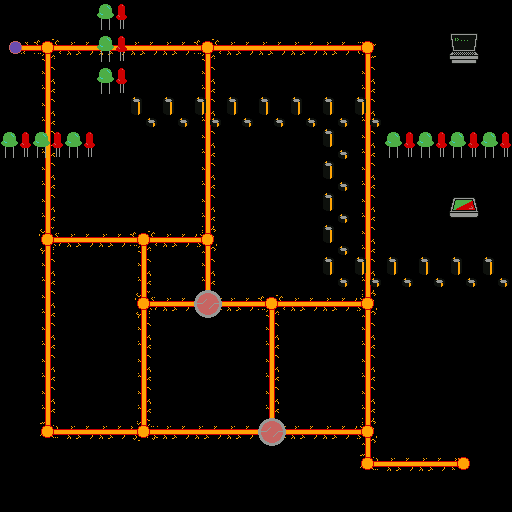

A level layout from a 2D game, rendered from its tile map. Below: a short description, then the map file with its tile-grid data intact:
An orthogonal 16x16 tile map with 32x32 px tiles, 3 tile layers (p, n, d) and 10 objects (3x G, 2x P, bS, pS, bG, ...).

<map version="1.4" tiledversion="1.4.2" orientation="orthogonal" renderorder="right-down" width="16" height="16" tilewidth="32" tileheight="32" infinite="0" nextlayerid="7" nextobjectid="13">
 <editorsettings>
  <export target="../json/level4.json" format="json" />
 </editorsettings>
 <tileset firstgid="1" source="a.tsx" />
 <layer id="4" name="p" width="16" height="16">
  <data encoding="csv">
0,0,0,0,0,0,0,0,0,0,0,0,0,0,0,0,
52,1610612787,49,49,49,49,1610612787,49,49,49,49,53,0,0,0,0,
0,1610612785,0,0,0,0,1610612785,0,0,0,0,1610612785,0,0,0,0,
0,1610612785,0,0,0,0,1610612785,0,0,0,0,1610612785,0,0,0,0,
0,1610612785,0,0,0,0,1610612785,0,0,0,0,1610612785,0,0,0,0,
0,1610612785,0,0,0,0,1610612785,0,0,0,0,1610612785,0,0,0,0,
0,1610612785,0,0,0,0,1610612785,0,0,0,0,1610612785,0,0,37,0,
0,3221225523,49,49,1610612787,49,51,0,0,0,0,1610612785,0,0,0,0,
0,1610612785,0,0,1610612785,0,1610612785,0,0,0,0,1610612785,0,0,0,0,
0,1610612785,0,0,3221225523,49,2684354611,49,1610612787,49,49,51,0,0,0,0,
0,1610612785,0,0,1610612785,0,0,0,1610612785,0,0,1610612785,0,0,0,0,
0,1610612785,0,0,1610612785,0,0,0,1610612785,0,0,1610612785,0,0,0,0,
0,1610612785,0,0,1610612785,0,0,0,1610612785,0,0,1610612785,0,0,0,0,
0,3221225525,49,49,2684354611,49,49,49,2684354611,49,49,51,0,0,0,0,
0,0,0,0,0,0,0,0,0,0,0,3221225525,49,49,3221225524,0,
0,0,0,0,0,0,0,0,0,0,0,0,0,0,0,0
</data>
 </layer>
 <layer id="3" name="n" width="16" height="16">
  <data encoding="csv">
0,0,0,0,0,0,0,0,0,0,0,0,0,0,0,0,
48,47,0,0,0,0,47,0,0,0,0,47,0,0,0,0,
0,0,0,0,0,0,0,0,0,0,0,0,0,0,0,0,
0,0,0,0,0,0,0,0,0,0,0,0,0,0,0,0,
0,0,0,0,0,0,0,0,0,0,0,0,0,0,0,0,
0,0,0,0,0,0,0,0,0,0,0,0,0,0,0,0,
0,0,0,0,0,0,0,0,0,0,0,0,0,0,0,0,
0,47,0,0,47,0,47,0,0,0,0,0,0,0,0,0,
0,0,0,0,0,0,0,0,0,0,0,0,0,0,0,0,
0,0,0,0,47,0,47,0,47,0,0,47,0,0,0,0,
0,0,0,0,0,0,0,0,0,0,0,0,0,0,0,0,
0,0,0,0,0,0,0,0,0,0,0,0,0,0,0,0,
0,0,0,0,0,0,0,0,0,0,0,0,0,0,0,0,
0,47,0,0,47,0,0,0,47,0,0,47,0,0,0,0,
0,0,0,0,0,0,0,0,0,0,0,47,0,0,47,0,
0,0,0,0,0,0,0,0,0,0,0,0,0,0,0,0
</data>
 </layer>
 <layer id="5" name="d" width="16" height="16">
  <data encoding="csv">
0,0,0,38,0,0,0,0,0,0,0,0,0,0,0,0,
0,0,0,38,0,0,0,0,0,0,0,0,0,0,40,0,
0,0,0,38,0,0,0,0,0,0,0,0,0,0,0,0,
0,0,0,0,39,39,39,39,39,39,39,39,0,0,0,0,
38,38,38,0,0,0,0,0,0,0,39,0,38,38,38,38,
0,0,0,0,0,0,0,0,0,0,39,0,0,0,0,0,
0,0,0,0,0,0,0,0,0,0,39,0,0,0,0,0,
0,0,0,0,0,0,0,0,0,0,39,0,0,0,0,0,
0,0,0,0,0,0,0,0,0,0,39,39,39,39,39,39,
0,0,0,0,0,0,42,0,0,0,0,0,0,0,0,0,
0,0,0,0,0,0,0,0,0,0,0,0,0,0,0,0,
0,0,0,0,0,0,0,0,0,0,0,0,0,0,0,0,
0,0,0,0,0,0,0,0,0,0,0,0,0,0,0,0,
0,0,0,0,0,0,0,0,42,0,0,0,0,0,0,0,
0,0,0,0,0,0,0,0,0,0,0,0,0,0,0,0,
0,0,0,0,0,0,0,0,0,0,0,0,0,0,0,0
</data>
 </layer>
 <objectgroup id="6" name="I">
  <object id="1" name="bS" x="448" y="448" width="32" height="32" />
  <object id="2" name="pS" x="448" y="64" width="32" height="32" />
  <object id="3" name="bG" x="0" y="32" width="32" height="32" />
  <object id="4" name="pG" x="0" y="0" width="64" height="64" />
  <object id="7" name="3" type="P" x="192" y="288" width="32" height="32">
   <properties>
    <property name="Gates" value="3" />
   </properties>
  </object>
  <object id="8" name="1" type="P" x="256" y="416" width="32" height="32">
   <properties>
    <property name="Gates" value="1" />
   </properties>
  </object>
  <object id="9" name="2" type="T" x="448" y="192" width="32" height="32">
   <properties>
    <property name="Gates" value="2" />
   </properties>
  </object>
  <object id="10" name="3" type="G" x="96" y="0" width="32" height="96" />
  <object id="11" name="2" type="G" x="0" y="128" width="96" height="32" />
  <object id="12" name="1" type="G" x="384" y="128" width="128" height="32" />
 </objectgroup>
</map>